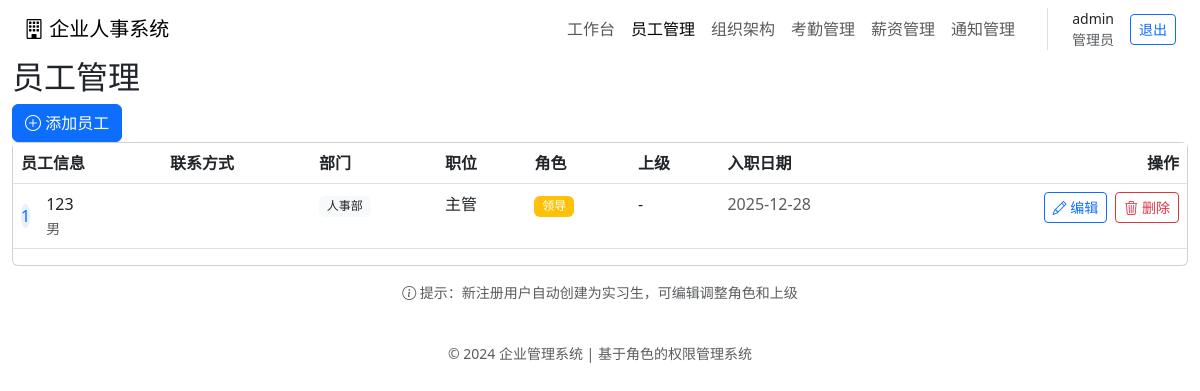
The app's page /employees (signed in), older data.
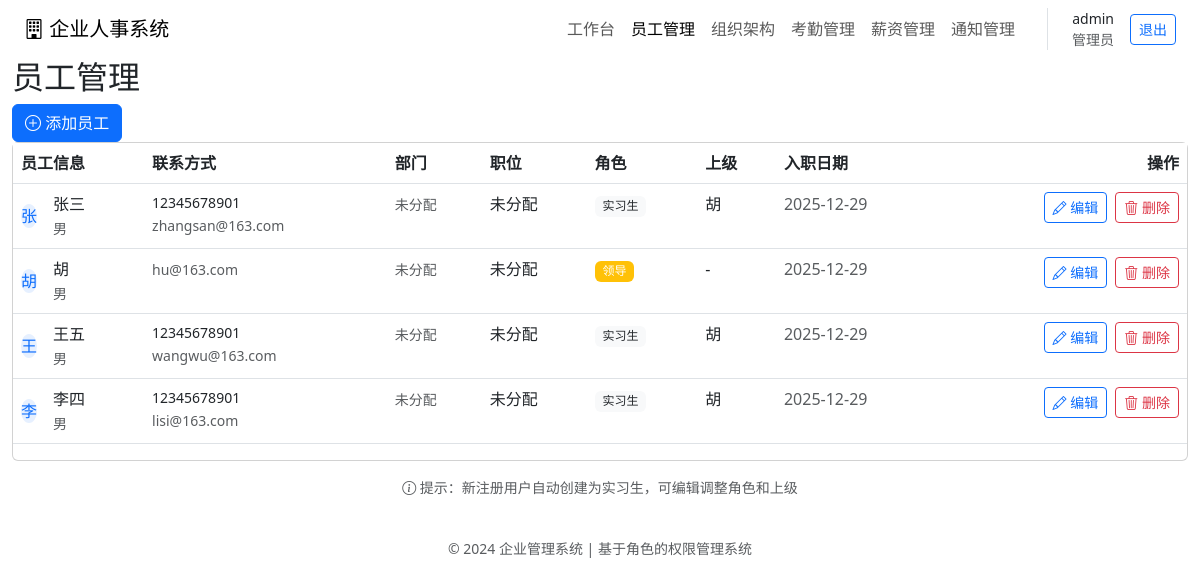
The same page, newer data.
### tables this page shows
CREATE TABLE employees (
            id INTEGER PRIMARY KEY AUTOINCREMENT,
            name VARCHAR(50) NOT NULL,
            gender VARCHAR(10),
            phone VARCHAR(20),
            email VARCHAR(100),
            department_id INTEGER,
            position_id INTEGER,
            manager_id INTEGER,
            role VARCHAR(20) DEFAULT '普通职员',
            join_date DATE,
            created_at TIMESTAMP DEFAULT CURRENT_TIMESTAMP,
            FOREIGN KEY (department_id) REFERENCES departments(id) ON DELETE SET NULL,
            FOREIGN KEY (position_id) REFERENCES positions(id) ON DELETE SET NULL,
            FOREIGN KEY (manager_id) REFERENCES employees(id) ON DELETE SET NULL
        );

CREATE TABLE departments (
            id INTEGER PRIMARY KEY AUTOINCREMENT,
            name VARCHAR(50) UNIQUE NOT NULL,
            description TEXT,
            created_at TIMESTAMP DEFAULT CURRENT_TIMESTAMP
        );

CREATE TABLE positions (
            id INTEGER PRIMARY KEY AUTOINCREMENT,
            title VARCHAR(50) UNIQUE NOT NULL,
            level VARCHAR(20),
            description TEXT,
            created_at TIMESTAMP DEFAULT CURRENT_TIMESTAMP
        );

### app.py (the view, shortened to what this page needs)
@app.route('/employees', methods=['GET', 'POST'])
@login_required
def employees():
    conn = get_db()
    if session.get('user_role') == '管理员':
        employees = conn.execute('''
            SELECT e.*, d.name as dept_name, p.title as pos_title, m.name as manager_name
            FROM employees e
            LEFT JOIN departments d ON e.department_id = d.id
            LEFT JOIN positions p ON e.position_id = p.id
            LEFT JOIN employees m ON e.manager_id = m.id
            ORDER BY e.created_at DESC
        ''').fetchall()
    departments = conn.execute('SELECT * FROM departments ORDER BY name').fetchall()
    positions = conn.execute('SELECT * FROM positions ORDER BY title').fetchall()
    managers = conn.execute('''
        SELECT e.*, d.name as dept_name, p.title as pos_title
        FROM employees e
        LEFT JOIN departments d ON e.department_id = d.id
        LEFT JOIN positions p ON e.position_id = p.id
        WHERE e.role IN ('领导', '主管', '组长')
        ORDER BY e.name
    ''').fetchall()
    conn.close()
    return render_template('employees.html', employees=employees, departments=departments,
                           positions=positions, managers=managers, roles=ROLE_HIERARCHY)

### app.py (called while the page is built)
def get_db():
    conn = sqlite3.connect(DATABASE)
    conn.row_factory = sqlite3.Row
    return conn

def login_required(f):
    @wraps(f)
    def decorated_function(*args, **kwargs):
        if 'user_id' not in session:
            return redirect(url_for('login'))
        return f(*args, **kwargs)
    return decorated_function

@app.context_processor
def inject_today():
    return {
        'today': date.today().isoformat(),
        'now': datetime.now().strftime('%Y-%m-%dT%H:%M')
    }

@app.context_processor
def utility_processor():
    return dict(get_db=get_db)

### templates/employees.html (shortened to what this page needs)
{% extends "base.html" %}
{% block content %}
<div class="page-header">
    <h2 class="page-title">员工管理</h2>
    <button class="btn btn-primary" data-bs-toggle="modal" data-bs-target="#addEmployeeModal">
        <i class="bi bi-plus-circle"></i> 添加员工
    </button>
</div>
<div class="card">
    <div class="card-body p-0">
        <div class="table-responsive">
            <table class="table">
                <thead>
                    <tr>
                        <th>员工信息</th>
                        <th>联系方式</th>
                        <th>部门</th>
                        <th>职位</th>
                        <th>角色</th>
                        <th>上级</th>
                        <th>入职日期</th>
                        <th class="text-end">操作</th>
                    </tr>
                </thead>
                <tbody>
                    {% for emp in employees %}
                    <tr>
                        <td>
                            <div class="d-flex align-items-center">
                                <div class="avatar-sm bg-primary bg-opacity-10 text-primary rounded-circle d-flex align-items-center justify-content-center me-3">
                                    {{ emp.name[0] }}
                                </div>
                                <div>
                                    <div class="fw-medium">{{ emp.name }}</div>
                                    <small class="text-muted">{{ emp.gender }}</small>
                                </div>
                            </div>
                        </td>
                        <td>
                            <small class="d-block">{{ emp.phone }}</small>
                            <small class="text-muted">{{ emp.email }}</small>
                        </td>
                        <td>
                            {% if emp.dept_name %}
                                <span class="badge bg-light text-dark">{{ emp.dept_name }}</span>
                            {% else %}
                                <span class="text-muted small">未分配</span>
                            {% endif %}
                        </td>
                        <td>{{ emp.pos_title or '未分配' }}</td>
                        <td>
                            <span class="badge bg-{{
                                'danger' if emp.role == '管理员' else
                                'warning' if emp.role in ['领导','主管'] else
                                'info' if emp.role == '组长' else
                                'secondary' if emp.role == '普通职员' else
                                'light text-dark' if emp.role == '实习生' else
                                'secondary'
                            }}">
                                {{ emp.role }}
                            </span>
                        </td>
                        <td>{{ emp.manager_name or '-' }}</td>
                        <td class="text-muted">{{ emp.join_date }}</td>
                        <td class="text-end">
                            {% if session.user_role == '管理员' %}
                            <a href="{{ url_for('edit_employee', id=emp.id) }}"
                               class="btn btn-sm btn-outline-primary me-1">
                                <i class="bi bi-pencil"></i> 编辑
                            </a>
                            {% endif %}
                            <a href="{{ url_for('delete_employee', id=emp.id) }}"
                               class="btn btn-sm btn-outline-danger"
                               onclick="return confirm('确定删除员工 {{ emp.name }} 吗？此操作不可恢复。')">
                                <i class="bi bi-trash3"></i> 删除
                            </a>
                        </td>
                    </tr>
                    {% endfor %}
                </tbody>
            </table>
        </div>
    </div>
</div>
{% if session.user_role == '管理员' %}
<p class="text-center text-muted small mt-3">
    <i class="bi bi-info-circle"></i> 提示：新注册用户自动创建为实习生，可编辑调整角色和上级
</p>
{% endif %}
{% endblock %}

Row changes from the older to the newer data that the page shows:
removed employees: name "1", name "123", gender "男", dept_name "人事部", title "主管", role "领导", manager_name "-", join_date "2025-12-28"
added employees: name "张", name "张三", gender "男", phone "12345678901", email "zhangsan@163.com", shows "未分配", pos_title "未分配", role "实习生", name "胡", join_date "2025-12-29"
added employees: name "胡", gender "男", email "hu@163.com", shows "未分配", pos_title "未分配", role "领导", manager_name "-", join_date "2025-12-29"
added employees: name "王", name "王五", gender "男", phone "12345678901", email "wangwu@163.com", shows "未分配", pos_title "未分配", role "实习生", name "胡", join_date "2025-12-29"
added employees: name "李", name "李四", gender "男", phone "12345678901", email "lisi@163.com", shows "未分配", pos_title "未分配", role "实习生", name "胡", join_date "2025-12-29"
